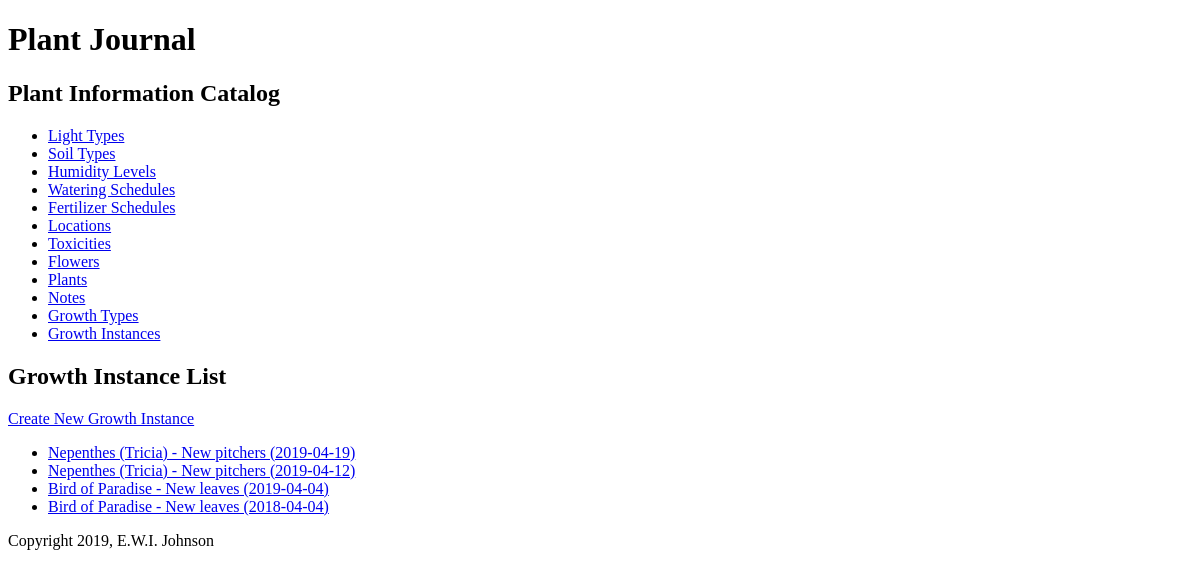
Before: /growth_instance/ with the older database file.
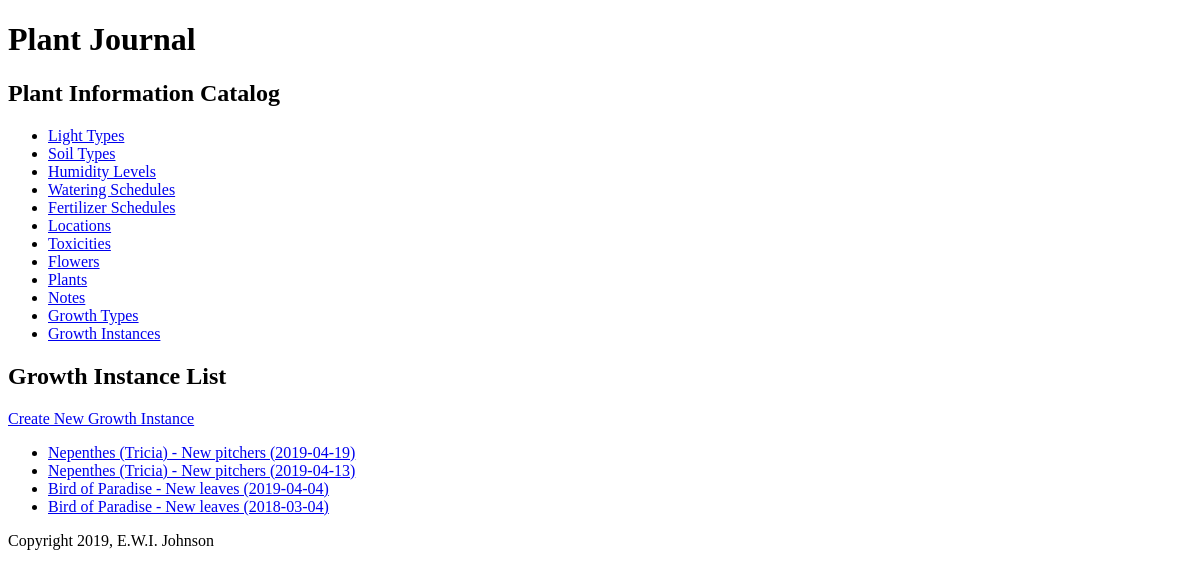
After: the same page with the newer database file.
### plantjournal/models.py (models this page shows, shortened)
class GrowthInstance(models.Model):
    growth_instance_id = models.AutoField(primary_key=True)
    growth_instance_date = models.DateField()
    plant = models.ForeignKey(Plant, related_name='growth_instances', on_delete=models.PROTECT)
    growth_type = models.ForeignKey(GrowthType, related_name='growth_instances', on_delete=models.PROTECT)
    def __str__(self):
        return '%s - %s (%s)' % (self.plant, self.growth_type, self.growth_instance_date)
    def get_absolute_url(self):
        return reverse('plantjournal_growth_instance_detail_urlpattern',
                       kwargs={'pk': self.pk})
    class Meta:
        ordering = ['-growth_instance_date', 'plant', 'growth_type']
        unique_together = (('plant', 'growth_type', 'growth_instance_date'),)

class Plant(models.Model):
    plant_id = models.AutoField(primary_key=True)
    plant_name = models.CharField(max_length=45)
    plant_number = models.CharField(max_length=45, blank=True, default='')
    plant_nickname = models.CharField(max_length=45, blank=True, default='')
    plant_latin_name = models.CharField(max_length=100, blank=True, default='')
    plant_description = models.TextField(blank=True, default='')
    light = models.ForeignKey(Light, related_name='plants', on_delete=models.PROTECT, blank=True, null=True, default='')
    soil = models.ForeignKey(Soil, related_name='plants', on_delete=models.PROTECT, blank=True, null=True, default='')
    humidity = models.ForeignKey(Humidity, related_name='plants', on_delete=models.PROTECT, blank=True, null=True,
                                 default='')
    water = models.ForeignKey(Water, related_name='plants', on_delete=models.PROTECT, blank=True, null=True, default='')
    fertilizer = models.ForeignKey(Fertilizer, related_name='plants', on_delete=models.PROTECT, blank=True, null=True,
                                   default='')
    toxicity = models.ForeignKey(Toxicity, related_name='plants', on_delete=models.PROTECT, blank=True, null=True,
                                 default='')
    location = models.ForeignKey(Location, related_name='plants', on_delete=models.PROTECT, blank=True, null=True,
                                 default='')
    flower = models.ForeignKey(Flower, related_name='plants', on_delete=models.PROTECT, blank=True, null=True,
                               default='')
    def __str__(self):
        if self.plant_number == '':
            if self.plant_nickname == '':
                return '%s' % self.plant_name
            else:
                return '%s (%s)' % (self.plant_name, self.plant_nickname)
        else:
            if self.plant_nickname == '':
                return '%s %s' % (self.plant_name, self.plant_number)
            else:
                return '%s %s (%s)' % (self.plant_name, self.plant_number, self.plant_nickname)
    class Meta:
        ordering = ['plant_name', 'plant_number', 'plant_nickname']
        unique_together = (('plant_name', 'plant_number', 'plant_nickname'),)

class GrowthType(models.Model):
    growth_type_id = models.AutoField(primary_key=True)
    growth_type_name = models.CharField(max_length=45, unique=True)
    def __str__(self):
        return '%s' % self.growth_type_name
    class Meta:
        ordering = ['growth_type_name']

### plantjournal/views.py (the view)
class GrowthInstanceList(View):
    def get(self, request):
        return render(
            request,
            'plantjournal/growth_instance_list.html',
            {'growth_instance_list': GrowthInstance.objects.all()}
        )

### templates/plantjournal/growth_instance_list.html (shortened to what this page needs)
{% extends 'plantjournal/base.html' %}
{% block content %}
    <h2>Growth Instance List</h2>
    <div>
        <a href="{% url 'plantjournal_growth_instance_create_urlpattern' %}">
            Create New Growth Instance
        </a>
    </div>
    <ul>
        {% for growth_instance in growth_instance_list %}
            <li>
                <a href="{{ growth_instance.get_absolute_url }}">{{ growth_instance }}</a>
            </li>
        {% empty %}
            <li><em>There are currently no growth instances available.</em></li>
        {% endfor %}
    </ul>
{% endblock %}

Changed rows visible on the page:
changed GrowthInstance: plant+growth_type+growth_instance_date "Nepenthes (Tricia) - New pitchers (2019-04-12)" → "Nepenthes (Tricia) - New pitchers (2019-04-13)"
changed GrowthInstance: plant+growth_type+growth_instance_date "Bird of Paradise - New leaves (2018-04-04)" → "Bird of Paradise - New leaves (2018-03-04)"
